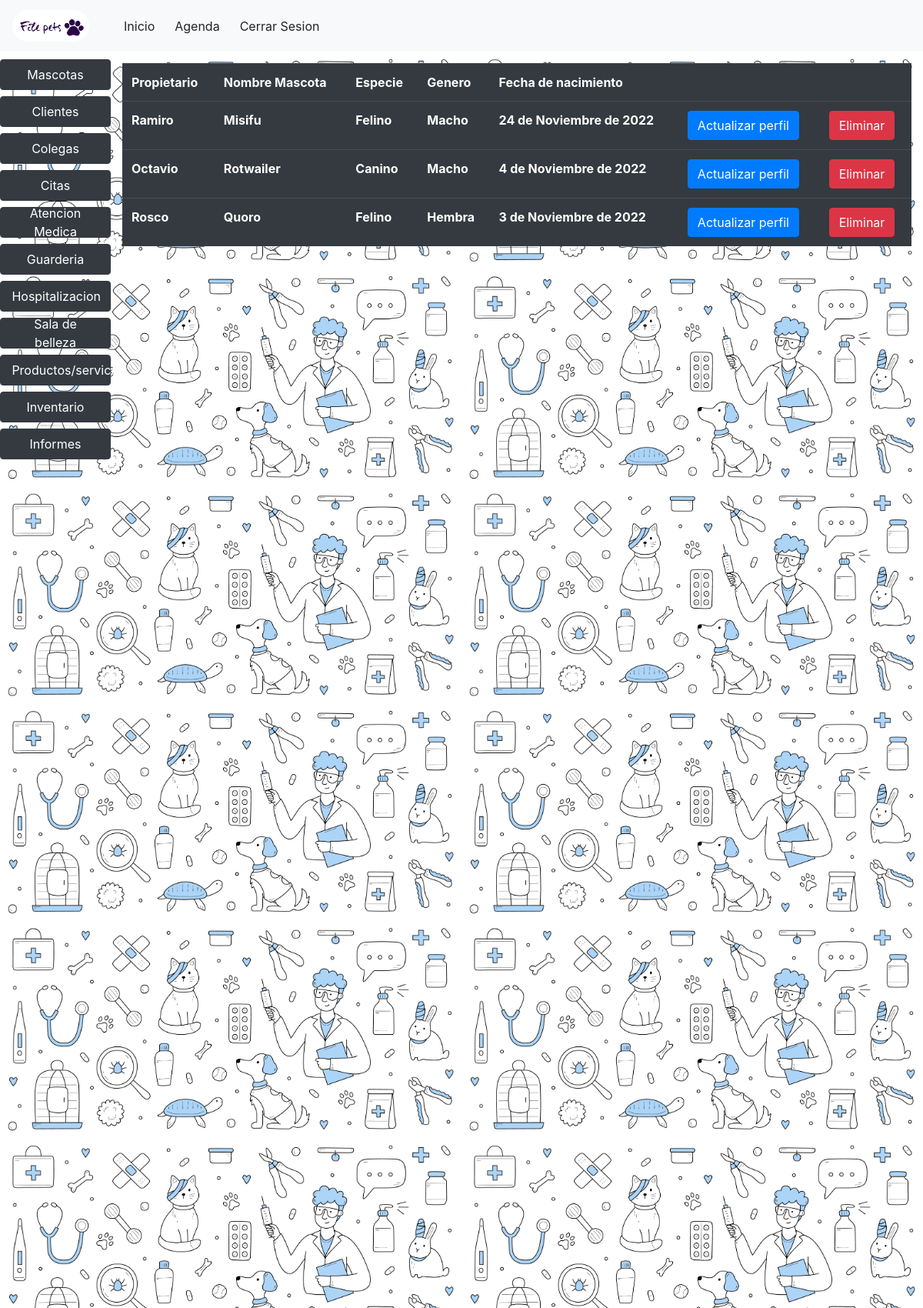
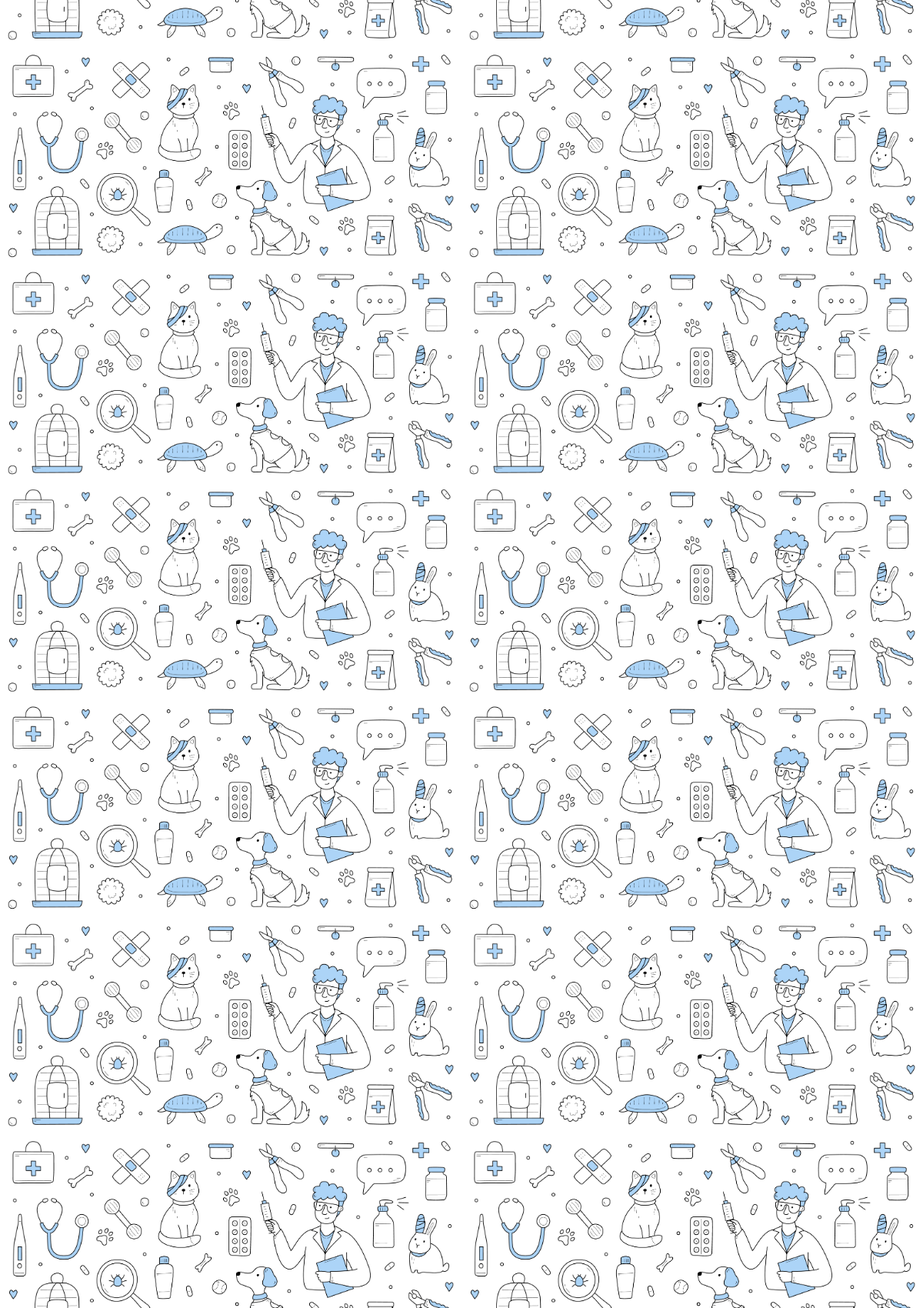
/ver/mascotas (signed in, upper part), run on the app's committed database (2 pictures, top to bottom).
### veterinary/models.py (models this page shows, shortened)
class Pet(models.Model):
    client = models.ForeignKey(Client, on_delete= models.PROTECT)
    namePet = models.CharField(max_length=30,blank=False,null=False)
    species = models.CharField(max_length=30,blank=True,null=True)
    birthdate = models.DateField(blank=True,null=True)
    gender = models.CharField(max_length=6 , blank=False, null = False, default='Desconocido')

class Client(models.Model):
    veterinary = models.ForeignKey(Veterinary, on_delete= models.PROTECT ,blank=True,null=True)
    name = models.CharField(max_length=50,blank=False,null=False)
    last_name = models.CharField(max_length=50,blank=False,null=False)
    identification = models.CharField(max_length=50,blank=True,null=True)
    email = models.EmailField(unique=True)
    phone = models.CharField(max_length=15,blank=True,null=True)
    def __str__(self):
        return self.name

### veterinary/views.py (the view)
# urls.py: path("ver/mascotas",views.detailPet,name='detailPet'),
@login_required(login_url='login')
def detailPet(request):
    VeterinaryLogued = request.user.veterinary
    VeterinaryClients = Client.objects.filter(veterinary = VeterinaryLogued)
    if request.method == 'POST':
        pet = Pet.objects.filter(namePet__contains = request.POST.get('search',''))
    else:
        pet = Pet.objects.all()
    context = {'pets':pet}
    return render(request,'veterinary/detailPet.html',context)

### templates/veterinary/detailPet.html (shortened to what this page needs)
{% extends 'layout/base.html' %}
{% block 'style' %}
{% load static %}
<link rel="stylesheet" href="{% static 'css/estiloindex.css' %}">
<link rel="stylesheet" href="{% static 'css/estilo.css' %}">
{% endblock %}
{% block 'header' %}
{% include 'layout/partials/headerbase.html' %}
{% endblock %}
{% block 'content' %}
<div class="left-menu">
  <div class="caja1">
    {% include 'layout/partials/leftmenu.html' %}
  </div>
  <div class="caja3">
    <div class="container">
        <table class="table table-dark">
            <tr>
                <th>Propietario</th>
                <th>Nombre Mascota</th>
                <th>Especie</th>
                <th>Genero</th>
                <th>Fecha de nacimiento</th>
                <th></th>
                <th></th>
              </tr>
        {% for pet in pets %}
            <tr>
                <th>{{pet.client}}</th>
                <th>{{pet.namePet}}</th>
                <th>{{pet.species}}</th>
                <th>{{pet.gender}}</th>
                <th>{{pet.birthdate}}</th>
                <th><a href="{% url 'updatePet' id=pet.id %}" class="btn btn-primary">Actualizar perfil</a></th>
                <th><button onclick = "borrar('{{pet.id}}')" class="btn btn-danger">Eliminar</button></th>
            </tr>
        {% endfor %}
        </table>
    </div>
  </div>
</div>
{% endblock %}

### static/css/estiloindex.css (style rules this page uses)
.left-menu, .contain_login { background-image: url('/static/img/fondoindex.jpg'); background-size: 50%; background-repeat:repeat; opacity: 1; overflow-x: hidden; }

### static/css/estilo.css (style rules this page uses)
.left-menu { display: flex; flex-wrap: wrap; width: 100vw; height: 92vh; justify-content: space-between; align-content: space-around; background-image: url('/static/img/fondoindex.jpg'); background-size: 50%; background-repeat:repeat; opacity: 1; overflow-x: hidden;; }
.caja1 { margin-top: 10px; display: flex; flex-direction: column; height: 95%; flex-grow: 1; order: 1 ; max-width:12vw ; }
.caja3 { display: flex; height: 95%; justify-content: center; flex-grow: 3; order: 2 ; width: max-content; }
a { color: white; }
.container { padding: 15px; color: white; }

### data on the page
Pet: client "Ramiro", namePet "Misifu", species "Felino", gender "Macho", birthdate "24 de Noviembre de 2022"
Pet: client "Octavio", namePet "Rotwailer", species "Canino", gender "Macho", birthdate "4 de Noviembre de 2022"
Pet: client "Rosco", namePet "Quoro", species "Felino", gender "Hembra", birthdate "3 de Noviembre de 2022"
